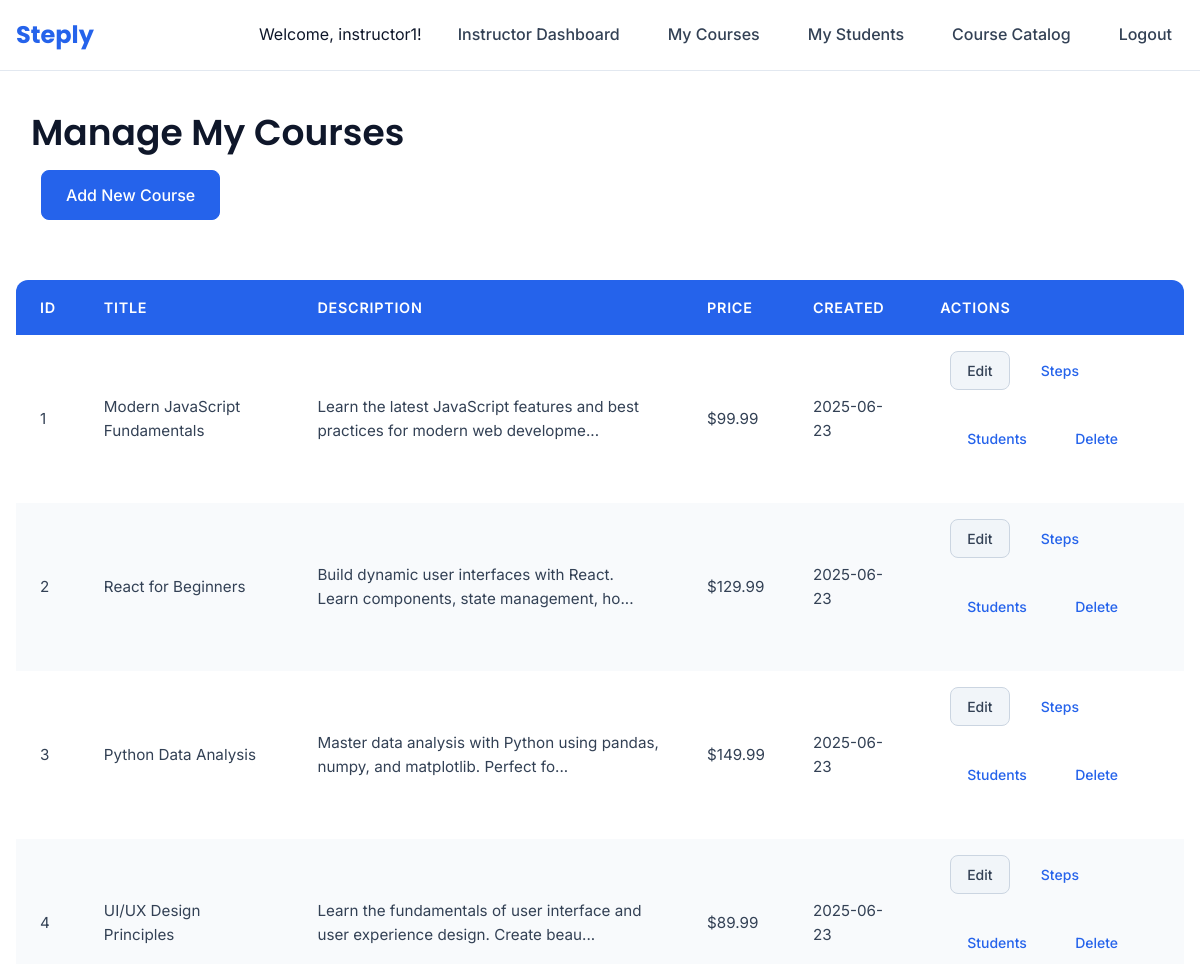
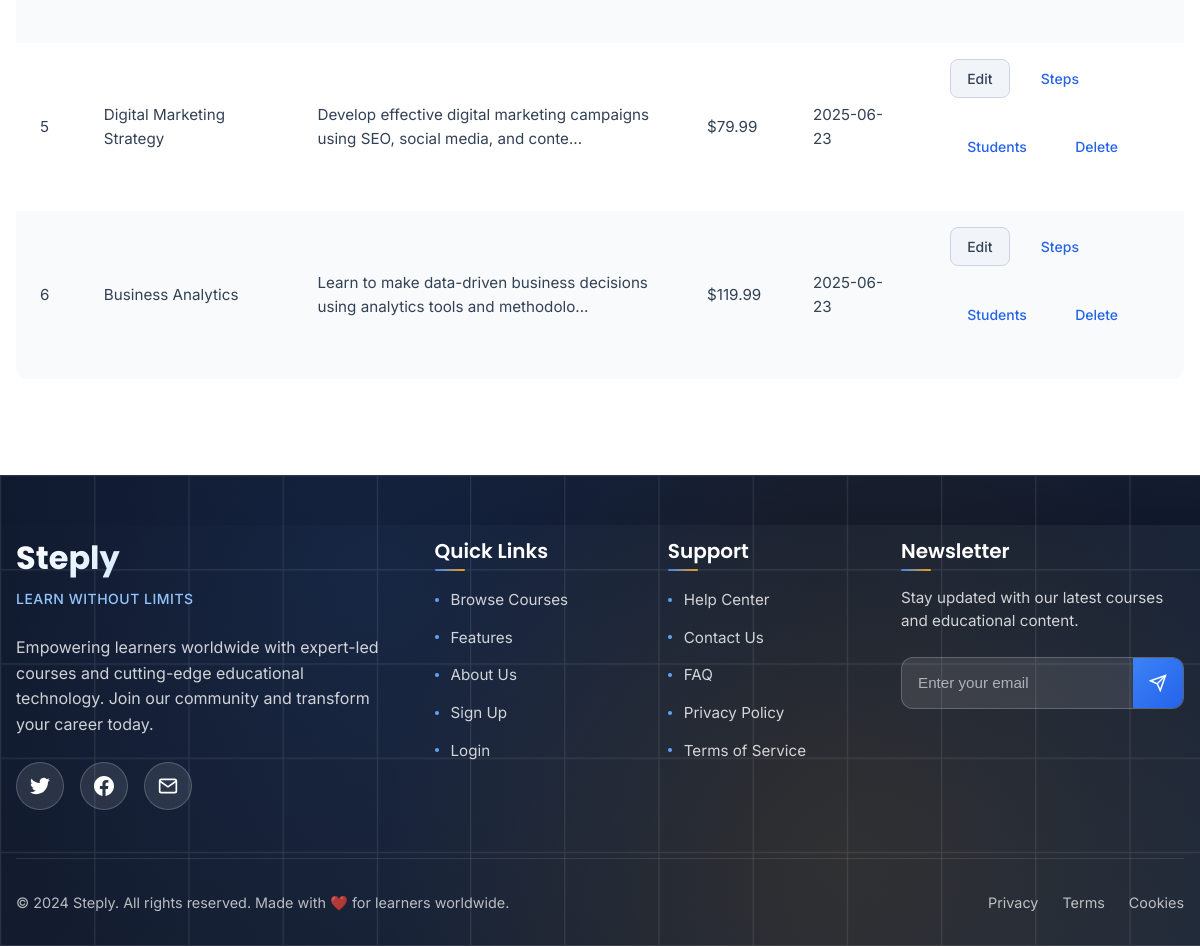
Screenshot of /instructor/manage_courses.php (signed in) with the database file from the repository (2 pictures, top to bottom).
### tables this page shows
CREATE TABLE IF NOT EXISTS courses (
    course_id INT AUTO_INCREMENT PRIMARY KEY,
    title VARCHAR(200) NOT NULL,
    description TEXT,
    price DECIMAL(10,2) NOT NULL DEFAULT 0.00,
    image_path VARCHAR(255),
    instructor_id INT,
    category_id INT DEFAULT NULL,
    created_at TIMESTAMP DEFAULT CURRENT_TIMESTAMP,
    updated_at TIMESTAMP DEFAULT CURRENT_TIMESTAMP ON UPDATE CURRENT_TIMESTAMP,
    FOREIGN KEY (instructor_id) REFERENCES users(user_id) ON DELETE SET NULL,
    FOREIGN KEY (category_id) REFERENCES categories(category_id) ON DELETE SET NULL
);

### instructor/manage_courses.php (the view, shortened to what this page needs)
<?php
require_once __DIR__ .
    '/../config/db.php';
include __DIR__ .
    '/../templates/partials/header.php';
$instructor_id = $_SESSION['user_id'];
$stmt = $conn->prepare("SELECT course_id, title, description, price, created_at
                        FROM courses
                        WHERE instructor_id = :instructor_id
                        ORDER BY created_at DESC");
$stmt->bindParam(':instructor_id', $instructor_id, PDO::PARAM_INT);
$stmt->execute();
$courses = $stmt->fetchAll(PDO::FETCH_ASSOC);
?>
<div class="container mt-4">
    <div class="d-flex justify-content-between align-items-center mb-4">
        <h2>Manage My Courses</h2>
        <a href="add_course.php" class="btn btn-primary">Add New Course</a>
    </div>
    <div class="table-responsive">
        <table class="table table-striped table-hover">
            <thead class="thead-light">
                <tr>
                    <th>ID</th>
                    <th>Title</th>
                    <th>Description</th>
                    <th>Price</th>
                    <th>Created</th>
                    <th>Actions</th>
                </tr>
            </thead>
            <tbody>
                <?php if (empty($courses)): ?>
                    <tr>
                        <td colspan="6" class="text-center text-muted">You have not created any courses yet.</td>
                    </tr>
                <?php else: ?>
                    <?php foreach ($courses as $course): ?>
                        <tr>
                            <td><?php echo htmlspecialchars($course['course_id']); ?></td>
                            <td><?php echo htmlspecialchars($course['title']); ?></td>
                            <td><?php echo htmlspecialchars(substr($course['description'], 0, 80)) . (strlen($course['description']) > 80 ? '...' : ''); ?></td>
                            <td>$<?php echo htmlspecialchars(number_format($course['price'], 2)); ?></td>
                            <td><?php echo htmlspecialchars(date('Y-m-d', strtotime($course['created_at']))); ?></td>
                            <td class="actions">
                                <a href="edit_course.php?id=<?php echo $course['course_id']; ?>" class="btn btn-sm btn-secondary">Edit</a>
                                <a href="manage_steps.php?course_id=<?php echo $course['course_id']; ?>" class="btn btn-sm btn-info">Steps</a>
                                <a href="manage_students.php?course_id=<?php echo $course['course_id']; ?>" class="btn btn-sm btn-warning">Students</a>
                                <a href="delete_course.php?id=<?php echo $course['course_id']; ?>" class="btn btn-sm btn-danger" onclick="return confirm('Are you sure you want to delete this course and all its steps/tasks?');">Delete</a>
                            </td>
                        </tr>
                    <?php endforeach; ?>
                <?php endif; ?>
            </tbody>
        </table>
    </div>
</div>
<?php
include __DIR__ .
    '/../templates/partials/footer.php';
?>

### templates/partials/header.php (style rules this page uses)
.page-wrapper { min-height: 100vh; display: flex; flex-direction: column; }

### rows the page displays
courses: course_id "1", title "Modern JavaScript Fundamentals", description "Learn the latest JavaScript features and best practices for modern web developme", price "99.99", created_at "2025-06-23"
courses: course_id "2", title "React for Beginners", description "Build dynamic user interfaces with React. Learn components, state management, ho", price "129.99", created_at "2025-06-23"
courses: course_id "3", title "Python Data Analysis", description "Master data analysis with Python using pandas, numpy, and matplotlib. Perfect fo", price "149.99", created_at "2025-06-23"
courses: course_id "4", title "UI/UX Design Principles", description "Learn the fundamentals of user interface and user experience design. Create beau", price "89.99", created_at "2025-06-23"
courses: course_id "5", title "Digital Marketing Strategy", description "Develop effective digital marketing campaigns using SEO, social media, and conte", price "79.99", created_at "2025-06-23"
courses: course_id "6", title "Business Analytics", description "Learn to make data-driven business decisions using analytics tools and methodolo", price "119.99", created_at "2025-06-23"

### other values shown
$site_name "Steply"
$username "instructor1"
